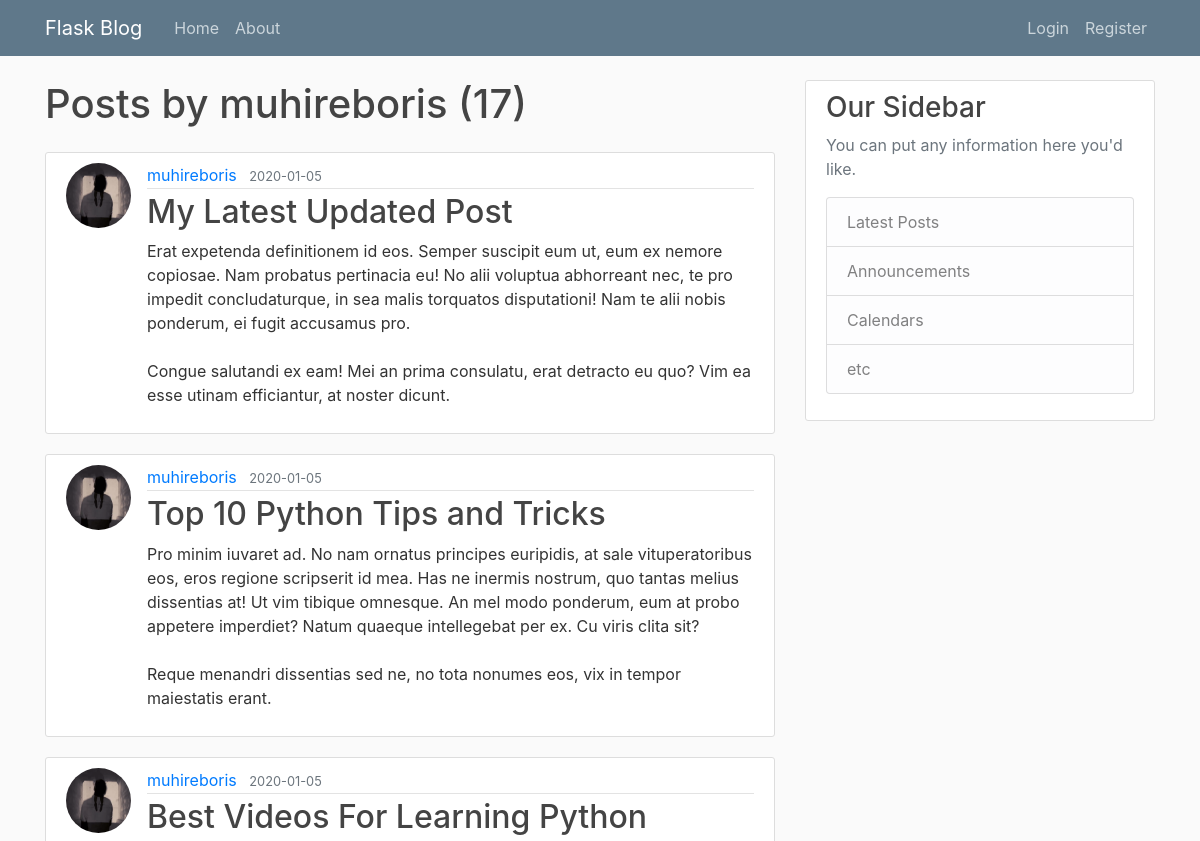
The page /user/1 (upper part) on the database as committed earlier.
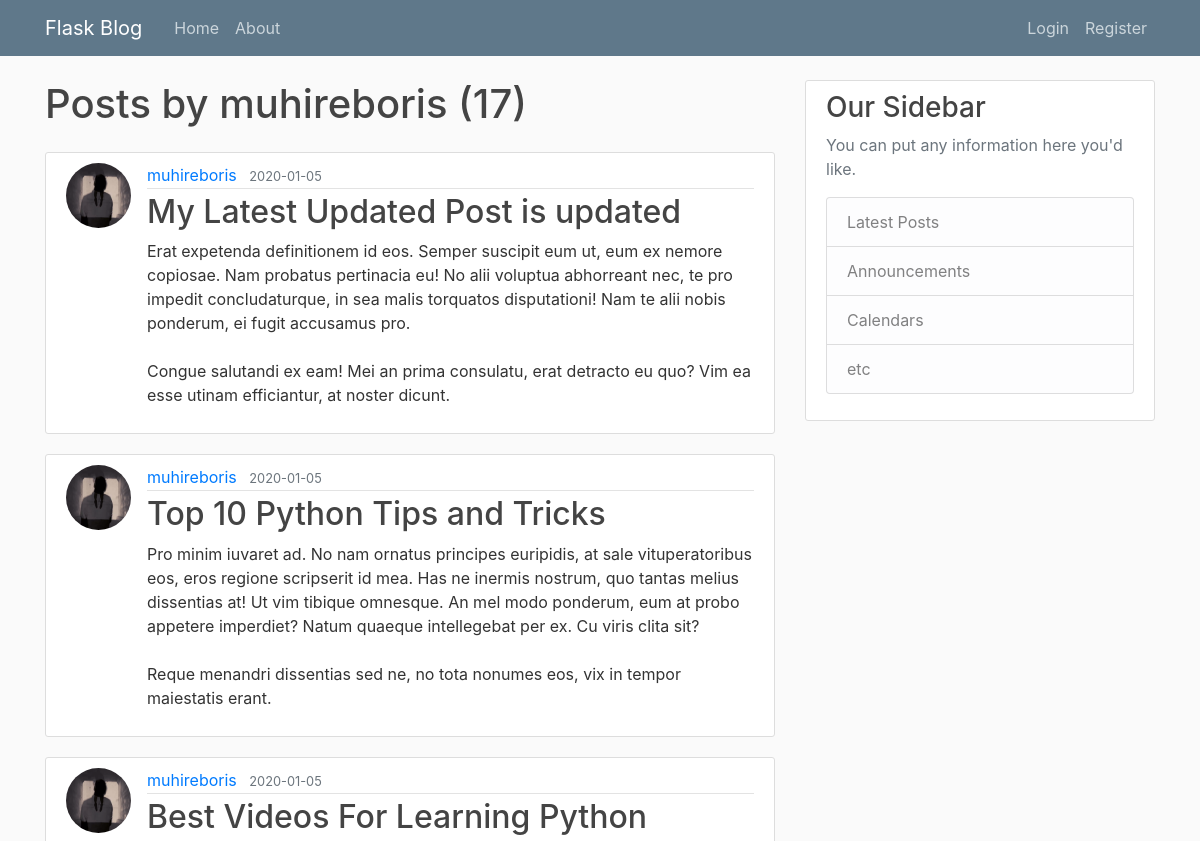
The same page on the database as committed later.
### flask_blog/models.py (models this page shows, shortened)
class Post(db.Model):
    id = db.Column(db.Integer, primary_key=True)
    title = db.Column(db.String(120), nullable=False)
    created_on = db.Column(db.DateTime, nullable=False, default=datetime.utcnow)
    content = db.Column(db.Text, nullable=False)
    user_id= db.Column(db.Integer,  db.ForeignKey('user.id'), nullable=False)

class User(db.Model, UserMixin):
    id = db.Column(db.Integer, primary_key=True)
    username = db.Column(db.String(20), nullable= False)
    email = db.Column(db.String(120), unique=True, nullable= False)
    password = db.Column(db.String(32), nullable= False)
    image_file = db.Column(db.String(120), default='default.jpg', nullable=False)
    posts = db.relationship('Post', backref='author', lazy=True)
    def __repr__(self):
        return f"User('{self.username}','{self.email}','{self.image_file}')"

### flask_blog/users/routes.py (the view)
@users.route("/user/<user_id>")
def user_posts(user_id):
    page = request.args.get('page', type=int, default=1)
    user = User.query.filter_by(id=user_id).first_or_404()
    print(user)
    posts = Post.query.filter_by(author=user)\
        .order_by(Post.created_on.desc())\
        .paginate(page=page, per_page=5)
    return render_template('user_posts.html', posts=posts, user=user)

### flask_blog/templates/user_posts.html (shortened to what this page needs)
    {% extends "layout.html" %}
    {% block content %}
    <h1 class="mb-4">Posts by {{ user.username }} ({{ posts.total }})</h1>
        {% for post in posts.items %}
        <article class="media content-section">
            <img src="{{ url_for('static', filename='images/' + post.author.image_file) }}" alt="" class="rounded-circle article-img">
            <div class="media-body">
                <div class="article-metadata">
                    <a class="mr-2" href="{{ url_for('users.user_posts', user_id=post.user_id) }}">{{ post.author.username }}</a>
                    <small class="text-muted">{{ post.created_on.strftime('%Y-%m-%d') }}</small>
                </div>
                <h2><a class="article-title" href="{{ url_for('posts.view_post', post_id=post.id )}}">{{ post.title }}</a></h2>
                <p class="article-content">{{ post.content }}</p>
            </div>
        </article>
        {% endfor %}
    {% endblock content%}

Rows that differ between the two databases and show on the page:
changed Post: title "My Latest Updated Post" → "My Latest Updated Post is updated"
